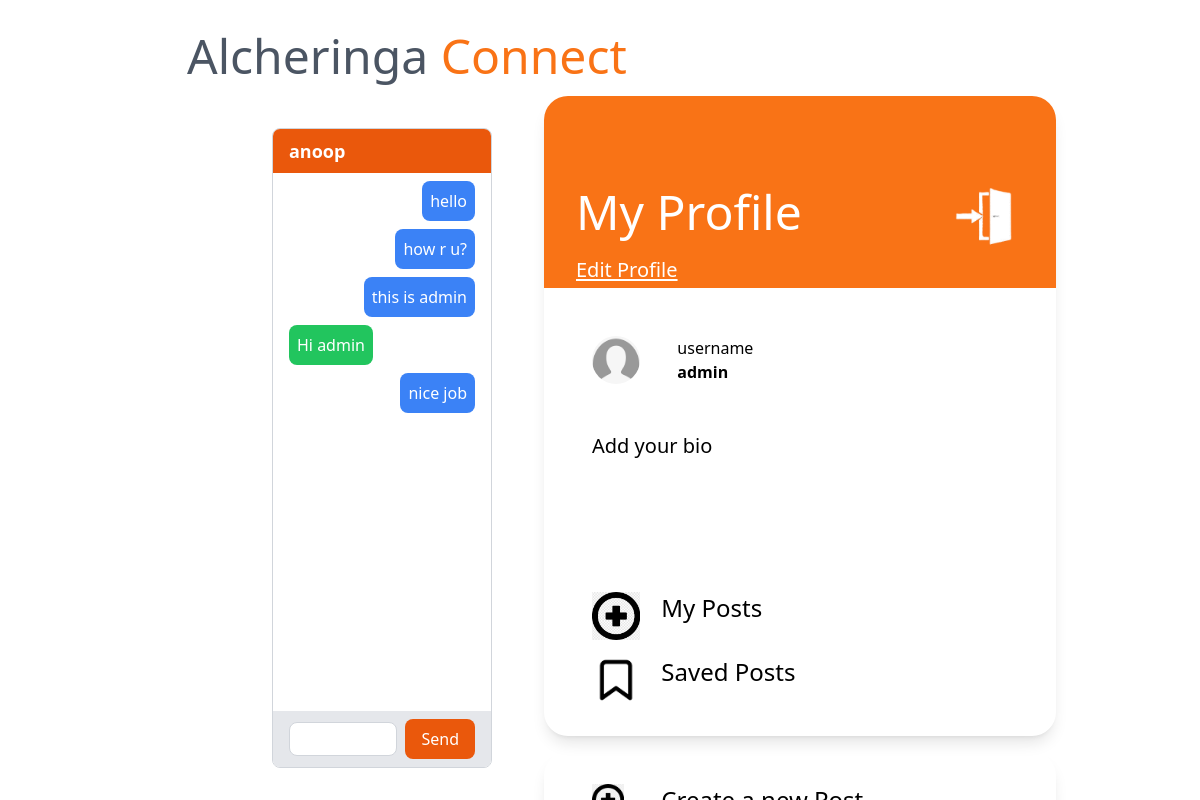
The page /chatroom/17 (signed in) on the database its author committed.
### chatrooms/models.py (models this page shows, shortened)
class Message(models.Model):
    sender = models.ForeignKey(
        User, on_delete=models.CASCADE, related_name='sent_messages')
    receiver = models.ForeignKey(
        User, on_delete=models.CASCADE, related_name='received_messages')
    chatroom = models.ForeignKey(
        ChatRoom, on_delete=models.CASCADE, related_name='messages')
    content = models.TextField()
    timestamp = models.DateTimeField(auto_now_add=True)
    class Meta:
        ordering = ['timestamp']

### users/models.py (models this page shows, shortened)
class Profile(models.Model):
    user = models.OneToOneField(User, on_delete=models.CASCADE)
    image = models.ImageField(default='default.png',upload_to='profile_pics')
    bio=models.TextField(default="Add your bio")
    savedPosts = models.ManyToManyField(Post,blank=True,related_name='user_saved_posts')
    likedPosts = models.ManyToManyField(Post,blank=True,related_name='user_liked_posts')

### chatrooms/views.py (the view, shortened to what this page needs)
# urls.py: path('chatroom/<int:pk>', views.chatroom, name='chatroom'),
def chatroom(request, pk):
    obj = User.objects.get(pk=pk)
    sender_room, screated = ChatRoom.objects.get_or_create(
        sender=request.user, receiver=obj)
    messages = Message.objects.filter(chatroom=sender_room)
    context = {
        'title': 'Chat',
        'account': obj,
        'user': request.user,
        'messages': messages
    }
    return render(request, 'chatrooms/chat.html', context)

### chatrooms/templates/chatrooms/chat.html (shortened to what this page needs)
{% load static %}
<!DOCTYPE html>
<html lang="en">
  <head>
    <script src="https://cdn.tailwindcss.com"></script>
  </head>
  <body>
    <div class="grid grid-cols-12 mt-4">
      <div class="lg:col-span-7 col-span-12">
        <div
          class="grid grid-cols-12 flex items-center cursor-pointer"
          onclick="location.href=`{% url 'connect-profile' %}`;"
        >
          <div class="col-span-3 flex justify-end">
          </div>
          <div class="col-span-9 text-5xl pl-3 text-gray-600">
            Alcheringa <span class="text-orange-500">Connect</span>
          </div>
        </div>
        <div class="mx-48 pl-16 mt-0">
          <div class="container mx-auto px-4 py-8">
            <div class="flex flex-col" style="height:40rem;">
              <div
                class="flex-grow border border-gray-300 rounded-lg overflow-hidden"
              >
                <div class="flex flex-col h-full">
                  <div class="bg-orange-600 px-4 py-2">
                    <h2 class="text-lg text-white font-semibold">{{account.username}}</h2>
                  </div>
                  <div class="flex-grow px-4 py-2 overflow-y-scroll">
                    <div class="flex flex-col space-y-2">
                      {% for message in messages%} {% if message.sender == user %}
                      <div class="flex items-end justify-end">
                        <div
                          class="bg-blue-500 rounded-lg p-2 text-white max-w-xs"
                        >
                          <p>{{message.content}}</p>
                        </div>
                      </div>
                      {% else %}
                      <div class="flex items-start">
                        <div
                          class="bg-green-500 rounded-lg p-2 text-white max-w-xs"
                        >
                          <p>{{message.content}}</p>
                        </div>
                      </div>
                      {% endif %} {% endfor %}
                    </div>
                  </div>
                  <form class="bg-gray-200 px-4 py-2 flex items-center" method="POST">
                    <input
                      type="text"
                      name="textfield"
                      class="w-full border border-gray-300 rounded-lg px-2 py-1 mr-2"
                      {% comment %} placeholder="Type your message..." {% endcomment %}
                    />
                    <button class="px-4 py-2 bg-orange-600 text-white rounded-lg" type="submit">Send</button>
                  </form>
                </div>
              </div>
            </div>
          </div>
        </div>
      </div>
      <div
        class="lg:col-span-5 col-span-12 mt-24 lg:fixed lg:top-0 lg:right-0"
        style="width: 50rem"
      >
        <div
          class="lg:ml-36 lg:mr-36 mx-auto shadow-lg rounded-3xl"
          style="width: 32rem"
        >
          <div
            class="grid grid-cols-6 bg-orange-500 h-48 rounded-t-3xl text-white px-8 pt-20"
          >
            <div
              class="text-5xl mb-2 col-span-4 flex items-center cursor-pointer"
              onclick="window.location.href=`{% url 'editprofile' %}`"
            >
              My Profile
            </div>
            <div class="col-span-2 flex justify-end items-center">
              <img
                src="{%static 'connect\images\exit.png' %}"
                class="h-20 cursor-pointer"
                alt=""
                onclick="window.location.href=`{% url 'logout' %}`"
              />
            </div>
            <a
              class="col-span-4 text-xl underline underline-offset-2 mb-2"
              href="{% url 'editprofile' %}"
              >Edit Profile</a
            >
          </div>
          <div class="px-12 pt-12" style="height: 28rem">
            <div id="name" class="mb-8">
              <div class="grid grid-cols-6">
                <div class="col-span-1 flex items-center">
                  <img
                    src="{{ user.profile.image.url }}"
                    alt="logo"
                    srcset=""
                    class="h-12 w-12 rounded-full"
                  />
                </div>
                <div class="col-span-5 pl-4">
                  <div class=" ">username</div>
                  <div><b>{{ user.username }}</b></div>
                </div>
              </div>
            </div>
            <div id="desc" class="text-xl mt-12 h-28">{{user.profile.bio}}</div>
            <div
              onclick="location.href=`{% url 'connect-posts' %}`;"
              class="grid grid-cols-6 mt-12 cursor-pointer"
            >
              <div class="col-span-1">
                <img
                  src="{%static 'connect\images\images.jpg' %}"
                  alt=""
                  srcset=""
                  class="h-12"
                />
              </div>
              <div class="col-span-5 text-2xl">My Posts</div>
            </div>
            <div
              onclick="location.href=`{% url 'connect-saved' %}`;"
              class="grid grid-cols-6 my-4 cursor-pointer"
            >
              <div class="col-span-1">
                <img
                  src="{%static 'connect\images\save.png' %}"
                  alt=""
                  srcset=""
                  class="h-12"
                />
              </div>
              <div class="col-span-5 text-2xl">Saved Posts</div>
            </div>
          </div>
        </div>
        <div
          class="ml-36 mr-36 shadow-lg rounded-3xl px-12 pt-8 pb-4 mt-4 cursor-pointer"
          id="create"
        >
          <div
            onclick="location.href=`{% url 'connect-create' %}`;"
            class="grid grid-cols-6"
          >
            <div class="col-span-1">
              <img
                src="{%static 'connect\images\images.jpg' %}"
                alt=""
                srcset=""
                class="h-8"
              />
            </div>
            <div class="col-span-5 text-2xl">Create a new Post</div>
          </div>
        </div>
      </div>
    </div>
  </body>
</html>

### rows shown on the page
Message: content "hello"
Message: content "how r u?"
Message: content "this is admin"
Message: content "Hi admin"
Message: content "nice job"

### other values the page prints
{{ account.username }} "anoop"
{{ user.username }} "admin"
{{ user.profile.bio }} "Add your bio"
